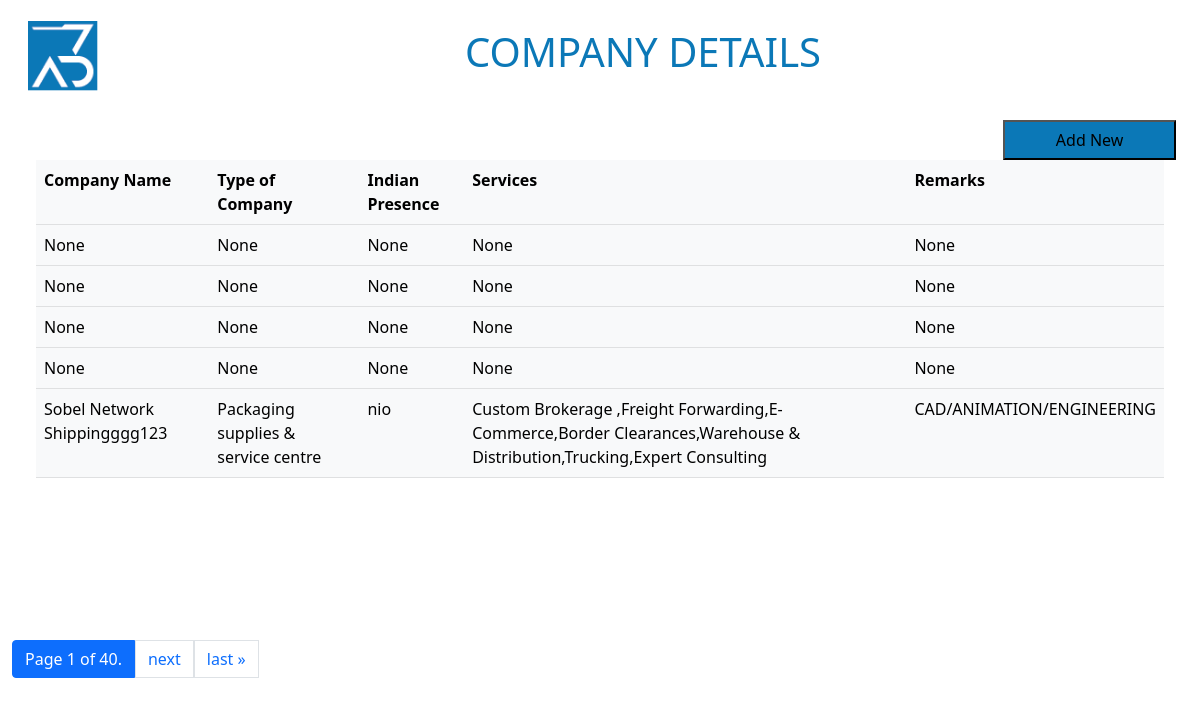
The page / on the database its author committed.
### companyapp/models.py (models this page shows, shortened)
class Company(models.Model):
    name = models.CharField(max_length=200, blank=True, null=True)
    type = models.CharField(max_length=100, blank=True, null=True)
    indian_presence = models.CharField(max_length=1000, blank=True, null=True)
    services = models.CharField(max_length=1000, blank=True, null=True)
    remarks = models.CharField(max_length=1000, blank=True, null=True)

### companyapp/views.py (the view)
# urls.py: path("", views.Table_generation_listview, name="index"),
def Table_generation_listview(request):
    table_header = [
        "Company Name",
        "Type of Company",
        "Indian Presence",
        "Services",
        "Remarks",
    ]
    company_list = Company.objects.all()
    Email_list = Email.objects.all()
    Address_list = Address.objects.all()
    Website_list = Website.objects.all()
    Whatsapp_list = Whatsapp.objects.all()
    Fax_list = Fax.objects.all()
    Phone_list = Phone.objects.all()
    Linkedin_list = Linkedin.objects.all()
    paginator = Paginator(company_list, 5)
    page_number = request.GET.get("page")
    page_obj = paginator.get_page(page_number)
    context = {
        "company_list": company_list,
        "table_headers": table_header,
        "page_obj": page_obj,
        "Email_list": Email_list,
        "Address_list": Address_list,
        "Website_list": Website_list,
        "Whatsapp_list": Whatsapp_list,
        "Fax_list": Fax_list,
        "Phone_list": Phone_list,
        "Linkedin_list": Linkedin_list,
    }
    return render(request, "companyapp/home.html", context)

### companyapp/models.py (called while the page is built)
    def __str__(self):
        return self.email

    def __str__(self):
        return self.address

    def __str__(self):
        return self.website

    def __str__(self):
        return self.whatsapp

    def __str__(self):
        return self.fax

    def __str__(self):
        return self.phone

    def __str__(self):
        return self.linkedin

### companyapp/templates/companyapp/home.html (shortened to what this page needs)
{% extends 'companyapp/base.html' %}
{% load static %}
{% block body %}
<div class="container-fluid"><a href="{% url 'companyapp:addnewdetail' %}"><button style="float: right;width:15%;height:40px;background-color:#0b78b7">Add New</button></a><br>
<div style="width: 100%;height: 60vh;overflow: auto">
<div class="container-fluid">
    <table class="table table-hover table-light">
        <tr>
            {% for item in table_headers %}
                <th>{{ item }}</th>
            {% endfor %}
        </tr>
        {% for i in page_obj %}
            <tr class="table-row" data-toggle="modal" data-target="#Modal-{{ i.id }}">
                <td>{{ i.name }}</td>
                <td>{{ i.type }}</td>
                <td>{{ i.indian_presence }}</td>
                <td>{{ i.services }}</td>
                <td>{{ i.remarks }}</td>
            </tr>
        {% endfor %}
    </table>
</div>
</div>
</div>
<nav aria-label="Page navigation example">
    <div class="pagination">
<li class="page-item active">
        <a class="page-link">Page {{ page_obj.number }} of {{ page_obj.paginator.num_pages }}.</a>
</li>
        {% if page_obj.has_next %}
            <a class="page-link" href="?page={{ page_obj.next_page_number }}">next</a>
            <a class="page-link" href="?page={{ page_obj.paginator.num_pages }}">last &raquo;</a>
        {% endif %}
    </div>
</nav>
{% endblock %}

### companyapp/templates/companyapp/base.html (shortened to what this page needs)
{% load static %}
<!DOCTYPE html>
<html lang="en">
  <head>
      <link href="https://cdn.jsdelivr.net/npm/bootstrap@5.0.0-beta2/dist/css/bootstrap.min.css" rel="stylesheet">
  </head>
<body>
<nav class="navbar navbar-expand-lg p-3 mb-2 ">
  <div class="container-fluid">
    <a class="navbar-brand" href="#">
      <img src="{% static 'companyapp/Asset.png'%}" alt="" width="auto" height="70">
    </a>
      <div class="mx-auto">
          <h1 class=" text-uppercase " style="color:#0B78B7;" >Company Details</h1>
      </div>
  </div>
</nav>
<div class="container-fluid">
{% block body %}
{% endblock %}
</div>
</body>
</html>

### rows shown on the page
Company: name "None", type "None", indian_presence "None", services "None", remarks "None"
Company: name "None", type "None", indian_presence "None", services "None", remarks "None"
Company: name "None", type "None", indian_presence "None", services "None", remarks "None"
Company: name "None", type "None", indian_presence "None", services "None", remarks "None"
Company: name "Sobel Network Shippingggg123", type "Packaging supplies & service centre", indian_presence "nio", services "Custom Brokerage ,Freight Forwarding,E-Commerce,Border Clearances,Warehouse & Distribution,Trucking,Expert Consulting", remarks "CAD/ANIMATION/ENGINEERING"

### other values the page prints
{{ item }} "Company Name" "Type of Company" "Indian Presence" "Services" "Remarks"
{{ page_obj.number }} "1"
{{ page_obj.paginator.num_pages }} "40"
